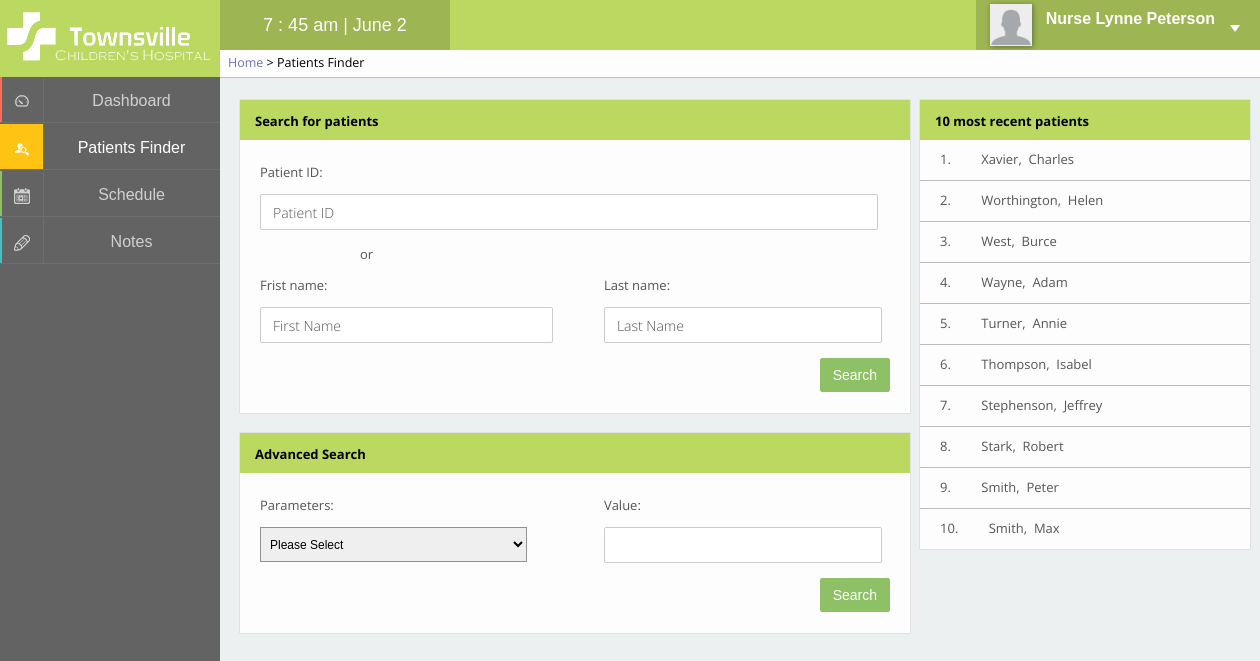
Page /pages/patientsfinder.php (signed in) on the committed database.
### tables this page shows
CREATE TABLE IF NOT EXISTS `staff` (
  `staffID` int(4) unsigned zerofill NOT NULL AUTO_INCREMENT,
  `firstName` varchar(40) NOT NULL,
  `lastName` varchar(40) NOT NULL,
  `title` int(1) NOT NULL,
  `password` varchar(64) NOT NULL,
  `specialties` varchar(40) DEFAULT NULL,
  `photo` varchar(200) NOT NULL DEFAULT '<img src="../images/none.png" alt="Profile picture" />',
  PRIMARY KEY (`staffID`),
  KEY `title_idx` (`title`)
);

CREATE TABLE IF NOT EXISTS `patients` (
  `patientID` int(7) unsigned zerofill NOT NULL AUTO_INCREMENT,
  `firstName` varchar(40) NOT NULL,
  `lastName` varchar(40) NOT NULL,
  `DOB` date NOT NULL,
  `photo` varchar(200) NOT NULL DEFAULT '<img src="../images/none.png" alt="Patient Picture">',
  PRIMARY KEY (`patientID`)
);

### pages/patientsfinder.php (the view, shortened to what this page needs)
<?php
	$pageTitle = "Patients Finder";
	$breadcrumb = "<a href='home.php'>Home</a> > " . $pageTitle;
	include '../inc/panel.php';
?>
<link type="text/css" rel="stylesheet" href="../css/patientsfinder.css" media="screen" />
<div class="leftContent">
	<div class="box patientSearch">
		<section class="boxTitle">
			<p>Search for patients</p>
		</section>
		<section class="boxContent">
			<form action="searchprocess.php" method="get">
				<p>Patient ID: </p>
				<input type="text" name="patientID" value="Patient ID" onfocus="if (this.value==this.defaultValue) this.value = ''"
 onblur="if (this.value=='') this.value = this.defaultValue" class="pIDinput textInput">
				<p class="or">or</p>
				<div class="firstName">
					<p for="firstName" class="firstNameL" >Frist name: </p>
					<input type="text" class="firstNameInput textInput" value="First Name" onfocus="if (this.value==this.defaultValue) this.value = ''"
 onblur="if (this.value=='') this.value = this.defaultValue" name="firstName">
				</div>
				<div class="lastname">
					<p for="lastName" class="lastNameL" >Last name: </p>
					<input type="text" class="lastNameInput textInput" value="Last Name" onfocus="if (this.value==this.defaultValue) this.value = ''"
 onblur="if (this.value=='') this.value = this.defaultValue" name="lastName">
				</div>
				<button type="submit" class="submit">Search</button>
			</form>
		</section>
	</div>
	<div class="box advancedSearch">
		<section class="boxTitle">
			<p>Advanced Search</p>
		</section>
		<section class="boxContent">
			<form action="searchadvanced.php" method="get">
				<div class="parameters">
					<p> Parameters: </p>
					<select name="parameter">
						<option>Please Select</option>
					</select>
				</div>
				<div class="parameterInput">
					<p> Value: </p>
					<input type="text" name="value" class="textInput"><br>
				</div>
				<button type="submit" class="submit">Search</button>
			</form>
		</section>
	</div>
</div>
<div class="rightContent">
	<div class="box topTen">
		<section class="boxTitle">
			<p>10 most recent patients</p>
		</section>
		<section class="boxContent">
			<table>
				<?php
				$sql = "SELECT patientID, firstName, lastName
						FROM patients
						ORDER BY patientID DESC";
				$result = mysql_query($sql);
				for ($i = 1; $i <= 10; $i++) {
					$row = mysql_fetch_assoc($result);
					echo "<tr>";
						if($i != 10) {echo "<td>";}
						else {echo "<td class='last'>";};
						echo "<a href='patientview.php?patient={$row['patientID']}'>{$i}. &nbsp&nbsp&nbsp&nbsp&nbsp&nbsp&nbsp&nbsp{$row['lastName']}, &nbsp{$row['firstName']}</a></td>";
					echo "</tr>";
				}
				?>
			</table>
		</section>
	</div>
</div>
<?php
	include '../inc/footer.php';
?>

### inc/panel.php (shortened to what this page needs)
<!DOCTYPE html PUBLIC "-//W3C//DTD XHTML 1.0 Transitional//EN" "http://www.w3.org/TR/xhtml1/DTD/xhtml1-transitional.dtd">
<html xmlns="http://www.w3.org/1999/xhtml" xml:lang="en" lang="en">
<head>
	<link type="text/css" rel="stylesheet" href="../css/panel.css" media="screen" />
	<link type="text/css" rel="stylesheet" href="../css/style.css" media="screen" />
</head>
<body onload="load()">
<div class="header">
	<div class="logo">
		<img src="../images/logo_white.png" alt="logo" />
	</div>
	<div class="timer">
		<span id="clock"></span>
	</div>
	<div class="profile">
		<?php
		$staffID = $_SESSION['user'];
		$sql = "SELECT staffID, firstName, lastName, title, specialties, photo
				FROM staff
				WHERE staffID = '$staffID'";
		$result = mysql_query($sql);
		$row = mysql_fetch_assoc($result);
		echo "<div class='pic'>";
			echo $row['photo'];
		echo "</div>";
		echo "<div class='name'>";
			echo "<span class='title'>";
			switch ($row['title']) {
				case 2: echo "Nurse ";
					break;
			}
			echo $row['firstName'] . " " . $row['lastName'] . "</span> <br />";
		echo "</div>";
		?>
		<div class="triangle1"></div>
	</div>
	<div id="breadcrumb">
		<span><?php echo $breadcrumb ?></span>
	</div>
</div>
<div class="panal">
<a href='home.php' id='m1'>
<div class='layer effect'>
	<div class='mask'></div>
 	<div class='icon'>
 		<img src='../images/i1s.png' alt='dashboardICON' />
 	</div>
 	<div class='lable'>
 		<span>Dashboard</span>
 	</div>
</div></a>
<a href='patientsfinder.php' id='m2'>
<div class='layer effect'>
 	<div class='icon'>
 		<img src='../images/i2s.png' alt='patientsICON' />
 	</div>
 	<div class='lable'>
 		<span>Patients Finder</span>
 	</div>
</div></a>
<a href='schedule.php' id='m3'>
<div class='layer effect'>
 	<div class='mask'></div>
 	<div class='icon'>
 		<img src='../images/i3s.png' alt='scheduleICON' />
 	</div>
 	<div class='lable'>
 		<span>Schedule</span>
 	</div>
</div></a>
<a href='notes.php' id='m4'>
<div class='layer effect' id='m4'>
	<div class='mask'></div>
	<div class='icon'>
		<img src='../images/i4s.png' alt='noteICON' />
	</div>
	<div class='lable'>
		<span>Notes</span>
	</div>
</div></a>
</div>
<div class="content">

### inc/footer.php
</div>
</body>
</html>

### css/panel.css (style rules this page uses)
.header { position: relative; width:100%; height: 50px; background-color: #bbd861; z-index: 10; }
.logo { width:220px; height: 50px; }
.logo img { position: relative; padding-top: 7px; height: 60px; z-index: 11; }
.timer { position: relative; left: 220px; top: -50px; height: 50px; background-color: #9db552; width: 230px; text-align: center; }
.timer span { position: relative; color: white; font-size: 18px; top: 15px; }
.profile { position: relative; right: 0; top: -100px; float: right; height: 50px; background-color: #9db552; cursor: pointer; }
.pic { position: relative; float:left; width: 50px; height: 50px; text-align: center; padding-top: 4px; padding-left: 10px; }
.pic img { width: 40px; height: 40px; border: 1px solid #eee; box-shadow: 1px 1px 5px 0px rgba(50, 50, 50, 0.55); }
.name { position: relative; float: right; top: 10px; right: 45px; color: white; padding-left: 55px; }
.name .title { font-weight: bold; font-size: 16px; }
.triangle1 { position: absolute; top:25px; right: 20px; width: 0; height: 0; border-style: solid; border-width: 7px 5px 0 5px; border-color: #fff transparent transparent transparent; }
.panal { position: absolute; background-color: #636363; top: 0; left: 0; width: 220px; height: 100%; overflow: hidden; z-index: 5; }
.layer { position: relative; top: 45px; width: 220px; height: 47px; overflow: hidden; z-index: 6; }
#m1 .mask { background-color: #fd6a56; }
#m3 .mask { background-color: #8cc260; }
#m4 .mask { background-color: #44c0c2; }
.effect .mask { width: 2px; height: 46px; position: absolute; overflow: hidden; top: 0; left: 0; z-index: -1; -webkit-transition:width 0.2s; transition:width 0.2s; }
.layer .icon { width: 43px; height: 45px; border-bottom: 1px solid #6e6e6e; border-right: 1px solid #6e6e6e; text-align: center; background-color: transparent; }
.layer .icon img { padding-top: 17px; z-index: 1; opacity: 0.7; -webkit-transition:opacity 0.3s; transition:opacity 0.3s; }
.active .icon img { opacity: 1 !important; }
.layer .lable { position: relative; top: -46px; left: 43px; width: 177px; height: 45px; border-bottom: 1px solid #6e6e6e; text-align: center; }
.layer .lable span { position: relative; color: white; top: 15px; opacity: 0.7; -webkit-transition:opacity 0.3s; transition:opacity 0.3s; }
.active .lable span { opacity: 1 !important; }
#breadcrumb { position: absolute; left: 220px; top: 50px; height: 27px; min-width: -webkit-calc(100% - 220px); min-width: calc(100% - 220px); border-bottom: 1px solid #C0C0C0; background-color: #fdfdfd; font-family: 'Open Sans', sans-serif; font-size: 12.5px; }
#breadcrumb a { color: #7171C6; }
#breadcrumb span { position: relative; bottom: -4px; margin: 0px 8px; }

### css/patientsfinder.css (style rules this page uses)
.patientSearch .or { margin: 15px 0 0 100px; }
.patientSearch .pIDinput, .patientSearch .phoneInput { width: 94%; }
.patientSearch .firstNameInput { width: 80%; }
.patientSearch .lastNameInput { width: 40%; }
.advancedSearch { margin-top: 20px; }
.advancedSearch .parameters p { margin-top: 0; }
.parameterInput input { width: 40%; }
.advancedSearch select { width: 80%; height: 35px; }
.patientSearch .boxContent, .advancedSearch .boxContent { padding-bottom: 70px; }
.advancedSearch .submit, .patientSearch .submit { margin-top: 15px; }
.patientSearch .firstName, .advancedSearch .parameters { float: left; margin-right: 10px; width: 53%; }
.topTen .boxContent { padding: 0; }
.topTen table { width: 100%; }
.topTen table tr { margin: -10px; }
.topTen table td { border-bottom: 1px solid #BDBDBD; border-left: none; border-right: none; border-top: none; height: 30px; padding: 0; }
.topTen table td a { height: 30px; display: block; padding: 10px 0 0 20px; }
.topTen .last { border-bottom: none; }

### rows in the picture
staff: photo (placeholder picture), firstName "Lynne", lastName "Peterson"
patients: lastName "Xavier", firstName "Charles"
patients: lastName "Worthington", firstName "Helen"
patients: lastName "West", firstName "Burce"
patients: lastName "Wayne", firstName "Adam"
patients: lastName "Turner", firstName "Annie"
patients: lastName "Thompson", firstName "Isabel"
patients: lastName "Stephenson", firstName "Jeffrey"
patients: lastName "Stark", firstName "Robert"
patients: lastName "Smith", firstName "Peter"
patients: lastName "Smith", firstName "Max"

### other values in the picture
$pageTitle "Patients Finder"
